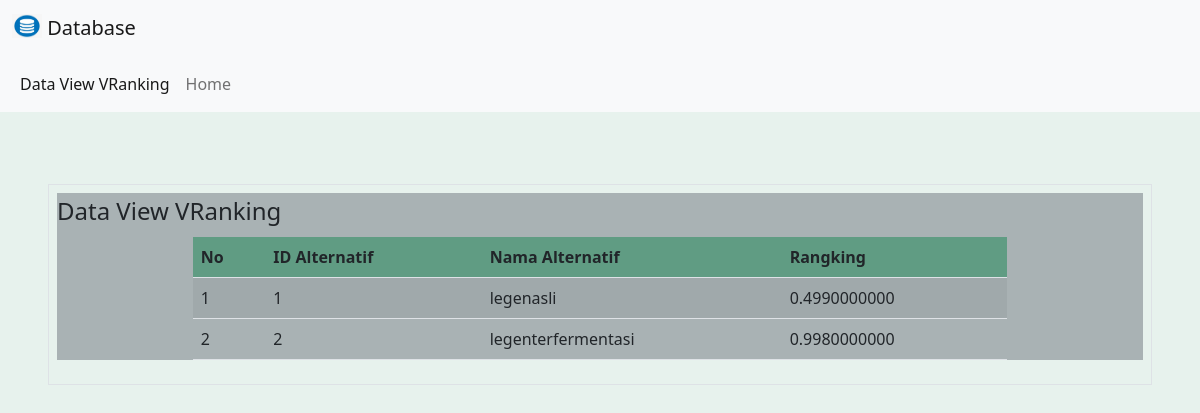
Page /data/dataViewVRanking.php on the committed database.
### tables this page shows
CREATE TABLE IF NOT EXISTS `alternatif` (
  `idalternatif` int NOT NULL AUTO_INCREMENT,
  `nmalternatif` varchar(50) DEFAULT NULL,
  PRIMARY KEY (`idalternatif`)
);

### data/dataViewVRanking.php (the view, shortened to what this page needs)
<!doctype html>
<html lang="en">
  <head>
    <link href="https://cdn.jsdelivr.net/npm/bootstrap@5.2.2/dist/css/bootstrap.min.css" rel="stylesheet">
  </head>
  <body class="bg-success bg-opacity-10">
<nav class="navbar bg-light">
        <div class="container-fluid">
          <a class="navbar-brand" href="#">
            <img src="logo.jpeg" alt="Logo" width="30" height="24" class="d-inline-block align-text-top">
            Database
          </a>
        </div>
      </nav>
      <nav class="navbar navbar-expand-lg bg-light">
        <div class="container-fluid">
          <div class="collapse navbar-collapse" id="navbarSupportedContent">
            <ul class="navbar-nav me-auto mb-2 mb-lg-0">
              <li class="nav-item">
                <a class="nav-link active" aria-current="page" href="#">Data View VRanking</a>
              </li>
              <li class="nav-item">
                <a class="nav-link " aria-current="page" href="home.html" target="_blank">Home</a>
              </li>
            </ul>
          </div>
        </div>
      </nav>
<div class="p-5">
<br>
    <fieldset class="border p-2">
    <div class="bg-secondary  bg-opacity-50">
   <legend  class="w-auto">Data View VRanking</legend>
   <br>
    <table class="table table-striped table-hover mx-auto w-75">
  <thead class="bg-success p-2 text-dark bg-opacity-50">
    <tr>
      <th scope="col">No</th>
      <th scope="col">ID Alternatif</th>
      <th scope="col">Nama Alternatif</th>
      <th scope="col">Rangking</th>
    </tr>
  </thead>
</div>
  <tbody>
  <?php
include "koneksi.php";
$no=1;
$sql="Select * from vranking";
$a=$koneksi->query($sql);
while($b=$a->fetch_array()){
    ?>
    <tr>
        <td><?php echo $no++;?></td>
        <td><?php echo $b['idalternatif']?></td>
        <td><?php echo $b['nmalternatif']?></td>
        <td><?php echo $b['rangking']?></td>
    </tr>
    <?php
} ?>
  </tbody>
</fieldset>
</div>
  </body>
</html>

### rows in the picture
alternatif: idalternatif "1", nmalternatif "legenasli", rangking "0.4990000000"
alternatif: idalternatif "2", nmalternatif "legenterfermentasi", rangking "0.9980000000"
